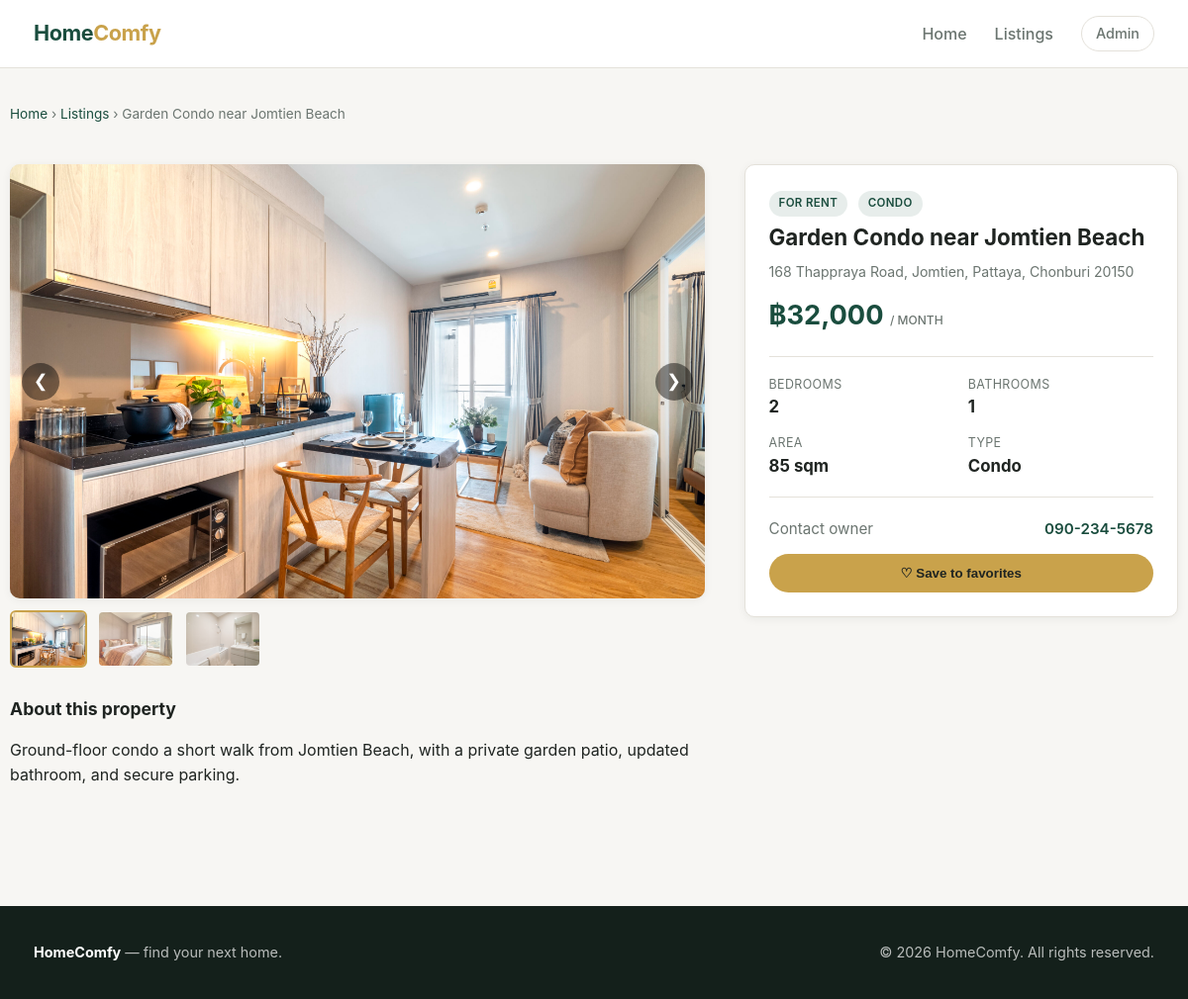
/listings/23/, run on the app's committed database.
### listings/models.py (models this page shows, shortened)
class Property(models.Model):
    class PropertyType(models.TextChoices):
        HOUSE = 'house', 'House'
        APARTMENT = 'apartment', 'Apartment'
        CONDO = 'condo', 'Condo'
        LAND = 'land', 'Land'
        COMMERCIAL = 'commercial', 'Commercial'
    class ListingType(models.TextChoices):
        SALE = 'sale', 'For Sale'
        RENT = 'rent', 'For Rent'
    title = models.CharField(max_length=200)
    slug = models.SlugField(max_length=220, unique=True, blank=True)
    description = models.TextField()
    property_type = models.CharField(max_length=20, choices=PropertyType.choices, default=PropertyType.HOUSE)
    listing_type = models.CharField(max_length=10, choices=ListingType.choices, default=ListingType.SALE)
    price = models.DecimalField(max_digits=12, decimal_places=2)
    bedrooms = models.PositiveSmallIntegerField()
    bathrooms = models.PositiveSmallIntegerField()
    area_sqm = models.PositiveIntegerField(help_text='Living area in square meters')
    address = models.CharField(max_length=255)
    city = models.CharField(max_length=100)
    state = models.CharField(max_length=100)
    zip_code = models.CharField(max_length=20)
    owner_phone = models.CharField(max_length=30, blank=True, help_text='Contact number shown on the detail page')
    is_featured = models.BooleanField(default=False)
    is_available = models.BooleanField(default=True)
    created_at = models.DateTimeField(auto_now_add=True)
    updated_at = models.DateTimeField(auto_now=True)
    class Meta:
        verbose_name_plural = 'Properties'
        ordering = ['-created_at']

### listings/views.py (the view)
# urls.py: path('listings/<int:pk>/', views.ListingDetailView.as_view(), name='property_detail'),
class ListingDetailView(DetailView):
    model = Property
    template_name = 'listings/listing_detail.html'
    context_object_name = 'property'
    def get_context_data(self, **kwargs):
        context = super().get_context_data(**kwargs)
        context['gallery_images'] = [
            {'url': image.image.url, 'caption': image.caption}
            for image in self.object.images.all()
        ]
        return context

### listings/templates/listings/listing_detail.html (shortened to what this page needs)
{% extends 'listings/base.html' %}
{% load humanize %}
{% block content %}
  <div class="container detail-header">
    <div class="breadcrumb">
      <a href="{% url 'listings:home' %}">Home</a> &rsaquo;
      <a href="{% url 'listings:property_list' %}">Listings</a> &rsaquo;
      {{ property.title }}
    </div>
  </div>
  <div class="container detail-grid">
    <div>
      <div id="gallery-app">
        <div class="gallery-wrap">
          <div class="gallery-main">
            <img :src="currentImage.url" :alt="currentImage.caption || '{{ property.title|escapejs }}'">
          </div>
          <template v-if="images.length > 1">
            <button class="gallery-nav-btn prev" @click="prev">&#10094;</button>
            <button class="gallery-nav-btn next" @click="next">&#10095;</button>
          </template>
        </div>
        <div class="gallery-thumbs" v-if="images.length > 1">
          <img v-for="(img, idx) in images"
               :key="idx"
               :src="img.url"
               :class="{ active: idx === currentIndex }"
               @click="select(idx)"
               :alt="img.caption || 'thumbnail'">
        </div>
      </div>
      <div class="detail-description">
        <h3>About this property</h3>
        <p>{{ property.description|linebreaksbr }}</p>
      </div>
    </div>
    <aside class="detail-sidebar">
      <span class="tag">{{ property.get_listing_type_display }}</span>
      <span class="tag">{{ property.get_property_type_display }}</span>
      <h1>{{ property.title }}</h1>
      <p class="property-location">{{ property.address }}, {{ property.city }}, {{ property.state }} {{ property.zip_code }}</p>
      <p class="property-price">
        &#3647;{{ property.price|floatformat:0|intcomma }}
        {% if property.listing_type == 'rent' %}<small>/ month</small>{% endif %}
      </p>
      <div class="detail-facts">
        <div><span>Bedrooms</span><strong>{{ property.bedrooms }}</strong></div>
        <div><span>Bathrooms</span><strong>{{ property.bathrooms }}</strong></div>
        <div><span>Area</span><strong>{{ property.area_sqm|intcomma }} sqm</strong></div>
        <div><span>Type</span><strong>{{ property.get_property_type_display }}</strong></div>
      </div>
      {% if property.owner_phone %}
        <div class="owner-contact">
          <span>Contact owner</span>
          <a href="tel:{{ property.owner_phone }}">{{ property.owner_phone }}</a>
        </div>
      {% endif %}
      <div id="detail-favorite-app"></div>
    </aside>
  </div>
{% endblock %}

### listings/static/listings/css/style.css (style rules this page uses)
:root { --color-primary: #1a4d3e; --color-primary-light: #2f7a5f; --color-accent: #c9a24b; --color-bg: #f7f6f3; --color-surface: #ffffff; --color-text: #1f2421; --color-text-muted: #6b7570; --color-border: #e4e1da; --radius: 10px; --shadow: 0 2px 10px rgba(20, 30, 25, 0.06); --shadow-hover: 0 10px 24px rgba(20, 30, 25, 0.12); }
* { box-sizing: border-box; }
body { margin: 0; font-family: -apple-system, BlinkMacSystemFont, "Segoe UI", Roboto, Helvetica, Arial, sans-serif; background: var(--color-bg); color: var(--color-text); line-height: 1.55; }
a { color: inherit; text-decoration: none; }
img { max-width: 100%; display: block; }
.container { max-width: 1180px; margin: 0 auto; padding: 0 24px; }
.property-price { font-size: 1.25rem; font-weight: 700; color: var(--color-primary); margin: 0 0 4px; }
.property-price small { font-weight: 500; font-size: 0.75rem; color: var(--color-text-muted); text-transform: uppercase; }
.property-location { font-size: 0.88rem; color: var(--color-text-muted); margin: 0 0 12px; }
.detail-header { padding: 36px 0 0; }
.breadcrumb { font-size: 0.85rem; color: var(--color-text-muted); margin-bottom: 16px; }
.breadcrumb a { color: var(--color-primary); }
.detail-grid { display: grid; grid-template-columns: 1.6fr 1fr; gap: 40px; padding: 24px 0 64px; align-items: start; }
.gallery-main { aspect-ratio: 16 / 10; border-radius: var(--radius); overflow: hidden; background: #eae7e0; box-shadow: var(--shadow); }
.gallery-main img { width: 100%; height: 100%; object-fit: cover; transition: opacity 0.15s ease; }
.gallery-nav-btn { position: absolute; top: 50%; transform: translateY(-50%); background: rgba(0, 0, 0, 0.45); color: #fff; border: none; width: 38px; height: 38px; border-radius: 50%; cursor: pointer; font-size: 1.1rem; }
.gallery-wrap { position: relative; }
.gallery-nav-btn.prev { left: 12px; }
.gallery-nav-btn.next { right: 12px; }
.gallery-thumbs { display: flex; gap: 10px; margin-top: 12px; flex-wrap: wrap; }
.gallery-thumbs img { width: 78px; height: 58px; object-fit: cover; border-radius: 6px; cursor: pointer; border: 2px solid transparent; opacity: 0.7; transition: opacity 0.15s ease, border-color 0.15s ease; }
.gallery-thumbs img.active { opacity: 1; border-color: var(--color-accent); }
.detail-description { margin-top: 28px; }
.detail-description h3 { font-size: 1.1rem; margin-bottom: 10px; }
.detail-sidebar { background: var(--color-surface); border: 1px solid var(--color-border); border-radius: var(--radius); padding: 24px; box-shadow: var(--shadow); position: sticky; top: 90px; }
.detail-sidebar .property-price { font-size: 1.7rem; }
.detail-sidebar h1 { font-size: 1.4rem; margin: 4px 0 6px; }
.detail-facts { display: grid; grid-template-columns: 1fr 1fr; gap: 14px; margin: 20px 0; padding: 18px 0; border-top: 1px solid var(--color-border); border-bottom: 1px solid var(--color-border); }
.detail-facts div span { display: block; font-size: 0.78rem; color: var(--color-text-muted); text-transform: uppercase; letter-spacing: 0.03em; }
.detail-facts div strong { font-size: 1.05rem; }
.owner-contact { display: flex; align-items: center; justify-content: space-between; gap: 12px; margin-bottom: 14px; font-size: 0.95rem; }
.owner-contact span { color: var(--color-text-muted); }
.owner-contact a { font-weight: 600; color: var(--color-primary); }
.tag { display: inline-block; font-size: 0.72rem; font-weight: 600; text-transform: uppercase; letter-spacing: 0.03em; padding: 4px 10px; border-radius: 999px; background: rgba(26, 77, 62, 0.1); color: var(--color-primary); margin-right: 6px; }

### data on the page
Property: title "Garden Condo near Jomtien Beach", description "Ground-floor condo a short walk from Jomtien Beach, with a private garden patio, updated bathroom, and secure parking.", listing_type "FOR RENT", property_type "CONDO", address "168 Thappraya Road, Jomtien", city "Pattaya", state "Chonburi", zip_code "20150", price "32,000", bedrooms "2", bathrooms "1", area_sqm "85", property_type "Condo", owner_phone "090-234-5678"
